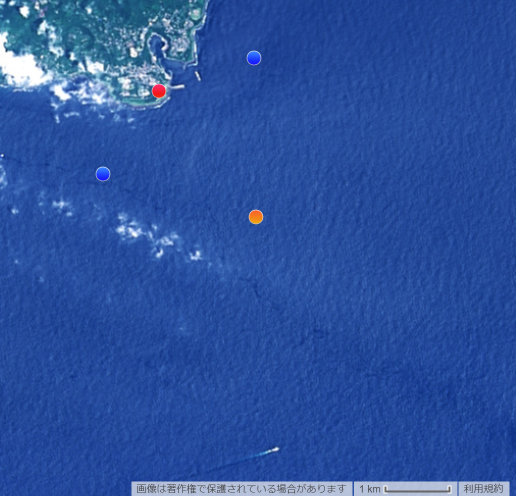
#> input picture map/Izu_sea_2019_2.png, 1031 x 991 px (shown at 1/2 size)
$ python plot_process.py   (older library calls are emulated)
#> lines starting #> are read from the running program, lines starting #| are printed output that depends on the picture
import os
import math
import datetime
import json
import numpy as np
import quaternion as qt
import environment
import numpy.linalg as nplin
import matplotlib.pyplot as plt
import matplotlib.patches as patches
from matplotlib.ticker import *
from PIL import Image
from mpl_toolkits.mplot3d import Axes3D

class lineFunction:
    def calBy2point(self,x1,y1,x2,y2):
        self.a = (y2 -y1)/(x2 -x1)
        self.b = (x2*y1 - x1*y2) / ( x2 - x1 )

    def y(self,x):
        return self.a * x + self.b

class JudgeInside():
    def __init__(self):
        print("Jude inside : ON")


    # [24 lines left out: functions set_limit_area, set_dengerArea, not called in this run]

    def set_safeArea(self, center, radius):
        self.radius = radius
        self.center = center

    def set_border(self,line,upFlag):
        self.border_line = line
        self.upFlag = upFlag

    # [129 lines left out: function judge_inside, not called in this run]


class PlotProcess():
    """
    Compute physical values in this method.

    input:
        result : rocket dynamics output
        wind_cond : wind condition (0:veloity, 1:direction)

    """

    # [921 lines left out: functions __init__, set_variety, plot_detail, set_map, plot_scatter, plot_orbit and 1 more, not called in this run]


if __name__ == "__main__":

##    place = 'Izu_land'
##
##    plot_map = PostProcess()
##
##    plt.show()

    post = PlotProcess()
    post.set_map("Izu_sea",(0,0,0))
#> in set_map, img_map is the input picture: PIL image 1031x991 RGB; mean R, G, B 44.3, 81.8, 157.6
#> in set_map, `img_map = img_map.rotate(self.mag_dec_deg)`:
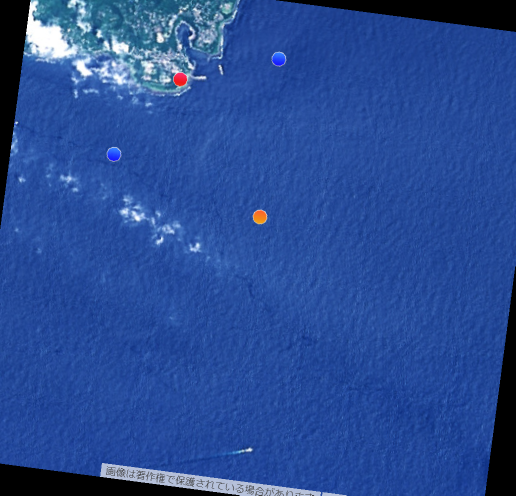
#> img_map: PIL image 1031x991 RGB (shown at 1/2 size); mean R, G, B 40.8, 76.1, 148.5
    print(post.cov_position(34.679730,139.438373,852.38985154 ,-439.864895))
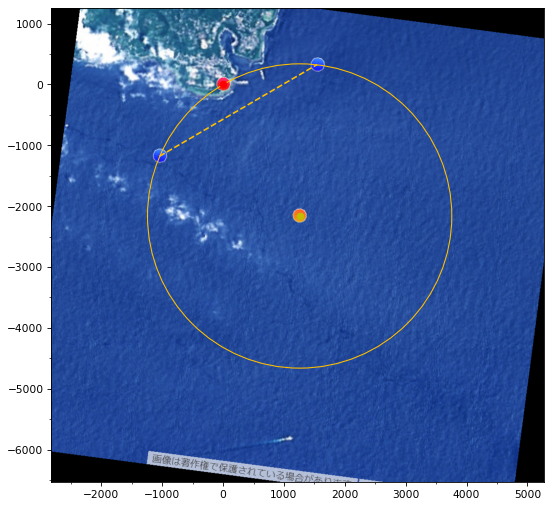
#> figure drawn by matplotlib, 1 panel
